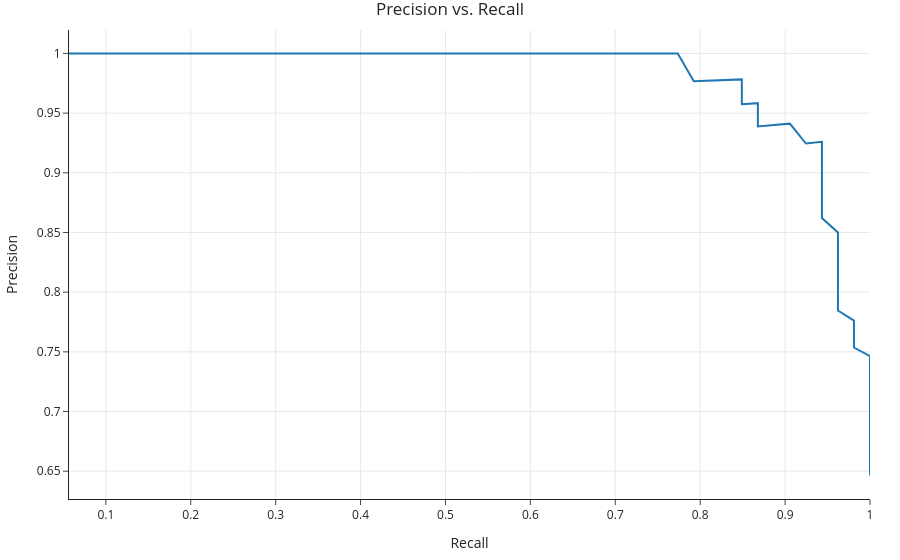

This figure's notebook cell:
### Code cell
px.line(x=recalls, y=precisions, hover_name=thresholds, 
        labels={'x': 'Recall', 'y': 'Precision'}, title='Precision vs. Recall')
